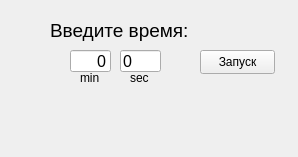
<?xml version="1.0" encoding="UTF-8"?>
<ui version="4.0">
 <class>Timer1</class>
 <widget class="QWidget" name="Timer1">
  <property name="geometry">
   <rect>
    <x>0</x>
    <y>0</y>
    <width>298</width>
    <height>157</height>
   </rect>
  </property>
  <property name="windowTitle">
   <string>Form</string>
  </property>
  <widget class="QLineEdit" name="minutes">
   <property name="geometry">
    <rect>
     <x>70</x>
     <y>50</y>
     <width>41</width>
     <height>22</height>
    </rect>
   </property>
   <property name="font">
    <font>
     <pointsize>12</pointsize>
    </font>
   </property>
   <property name="text">
    <string>0</string>
   </property>
   <property name="alignment">
    <set>Qt::AlignRight|Qt::AlignTrailing|Qt::AlignVCenter</set>
   </property>
  </widget>
  <widget class="QLabel" name="label">
   <property name="geometry">
    <rect>
     <x>50</x>
     <y>20</y>
     <width>141</width>
     <height>21</height>
    </rect>
   </property>
   <property name="font">
    <font>
     <pointsize>14</pointsize>
    </font>
   </property>
   <property name="text">
    <string>Введите время:</string>
   </property>
  </widget>
  <widget class="QPushButton" name="btnStart">
   <property name="geometry">
    <rect>
     <x>200</x>
     <y>50</y>
     <width>75</width>
     <height>24</height>
    </rect>
   </property>
   <property name="text">
    <string>Запуск</string>
   </property>
  </widget>
  <widget class="QLineEdit" name="seconds">
   <property name="geometry">
    <rect>
     <x>120</x>
     <y>50</y>
     <width>41</width>
     <height>22</height>
    </rect>
   </property>
   <property name="font">
    <font>
     <pointsize>12</pointsize>
    </font>
   </property>
   <property name="text">
    <string>0</string>
   </property>
  </widget>
  <widget class="QLabel" name="isOver">
   <property name="geometry">
    <rect>
     <x>40</x>
     <y>90</y>
     <width>141</width>
     <height>21</height>
    </rect>
   </property>
   <property name="font">
    <font>
     <pointsize>14</pointsize>
    </font>
   </property>
   <property name="text">
    <string/>
   </property>
  </widget>
  <widget class="QLabel" name="label_2">
   <property name="geometry">
    <rect>
     <x>80</x>
     <y>70</y>
     <width>21</width>
     <height>16</height>
    </rect>
   </property>
   <property name="text">
    <string>min</string>
   </property>
  </widget>
  <widget class="QLabel" name="label_3">
   <property name="geometry">
    <rect>
     <x>130</x>
     <y>70</y>
     <width>21</width>
     <height>16</height>
    </rect>
   </property>
   <property name="text">
    <string>sec</string>
   </property>
  </widget>
 </widget>
 <resources/>
 <connections/>
</ui>
